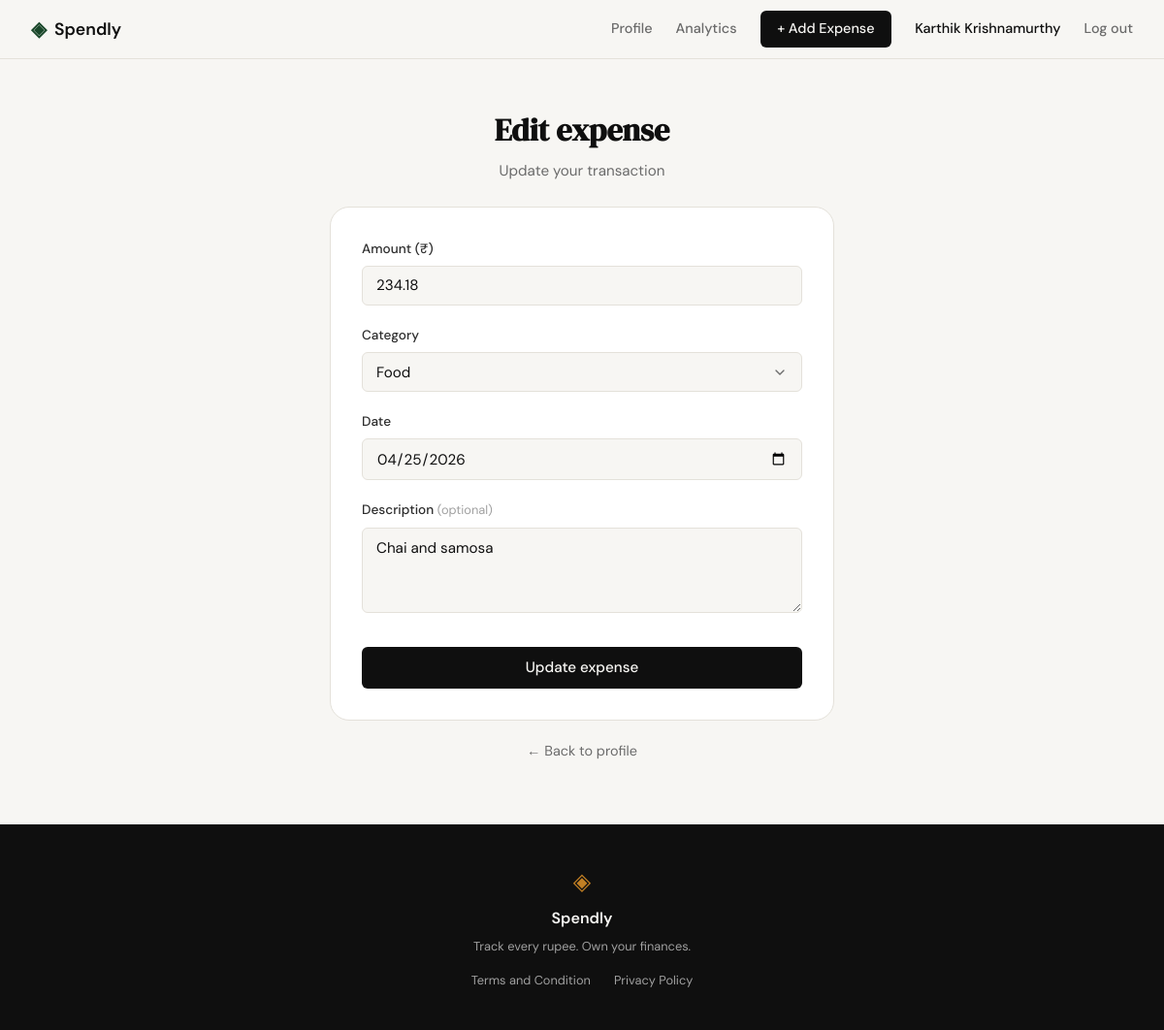
The app's page /expenses/17/edit (signed in) with its own data.
### tables this page shows
CREATE TABLE expenses (
            id          INTEGER PRIMARY KEY AUTOINCREMENT,
            user_id     INTEGER NOT NULL REFERENCES users(id),
            amount      REAL    NOT NULL,
            category    TEXT    NOT NULL,
            date        TEXT    NOT NULL,
            description TEXT,
            created_at  TEXT    DEFAULT (datetime('now'))
        );

### app.py (the view, shortened to what this page needs)
@app.route("/expenses/<int:id>/edit", methods=["GET", "POST"])
def edit_expense(id):
    if not session.get("user_id"):
        return redirect(url_for("login"))
    expense = get_expense_by_id(id)
    if expense is None:
        abort(404)
    if expense["user_id"] != session["user_id"]:
        abort(403)
    if request.method == "GET":
        return render_template("edit_expense.html",
            categories=EXPENSE_CATEGORIES,
            expense=expense,
            f_amount=expense["amount"],
            f_category=expense["category"],
            f_date=expense["date"],
            f_description=expense["description"] or "",
        )

### database/db.py (called while the page is built)
def get_db():
    conn = sqlite3.connect(DB_PATH)
    conn.row_factory = sqlite3.Row
    conn.execute("PRAGMA foreign_keys = ON")
    return conn

def get_expense_by_id(expense_id):
    conn = get_db()
    row = conn.execute(
        "SELECT * FROM expenses WHERE id = ?", (expense_id,)
    ).fetchone()
    conn.close()
    return dict(row) if row else None

### templates/edit_expense.html (shortened to what this page needs)
{% extends "base.html" %}
{% block head %}
<link rel="stylesheet" href="{{ url_for('static', filename='css/edit_expense.css') }}">
{% endblock %}
{% block content %}
<section class="edit-expense-section">
    <div class="edit-expense-container">
        <div class="edit-expense-header">
            <h1 class="edit-expense-title">Edit expense</h1>
            <p class="edit-expense-subtitle">Update your transaction</p>
        </div>
        <div class="edit-expense-card">
            <form method="POST" action="{{ url_for('edit_expense', id=expense.id) }}">
                <div class="form-group">
                    <label for="amount">Amount (₹)</label>
                    <input type="number" id="amount" name="amount"
                           class="form-input" placeholder="0.00"
                           step="0.01" min="0.01"
                           value="{{ f_amount or '' }}"
                           required autofocus>
                </div>
                <div class="form-group">
                    <label for="category">Category</label>
                    <select id="category" name="category" class="form-input form-select" required>
                        {% for cat in categories %}
                        <option value="{{ cat }}" {% if f_category == cat %}selected{% endif %}>{{ cat }}</option>
                        {% endfor %}
                    </select>
                </div>
                <div class="form-group">
                    <label for="date">Date</label>
                    <input type="date" id="date" name="date"
                           class="form-input"
                           value="{{ f_date or '' }}"
                           required>
                </div>
                <div class="form-group">
                    <label for="description">Description <span class="optional-label">(optional)</span></label>
                    <textarea id="description" name="description"
                              class="form-input form-textarea"
                              placeholder="What was this for?">{{ f_description or '' }}</textarea>
                </div>
                <button type="submit" class="btn-submit">Update expense</button>
            </form>
        </div>
        <p class="edit-expense-cancel">
            <a href="{{ url_for('profile') }}">← Back to profile</a>
        </p>
    </div>
</section>
{% endblock %}

### static/css/style.css (style rules this page uses)
:root { --ink: #0f0f0f; --ink-soft: #2d2d2d; --ink-muted: #6b6b6b; --ink-faint: #a0a0a0; --paper: #f7f6f3; --paper-warm: #f0ede6; --paper-card: #ffffff; --accent: #1a472a; --accent-light: #e8f0eb; --accent-2: #c17f24; --accent-2-light: #fdf3e3; --danger: #c0392b; --danger-light: #fdecea; --border: #e4e1da; --border-soft: #eeebe4; --font-display: 'DM Serif Display', Georgia, serif; --font-body: 'DM Sans', system-ui, sans-serif; --max-width: 1200px; --auth-width: 440px; --radius-sm: 6px; --radius-md: 12px; --radius-lg: 20px; }
*, *::before, *::after { box-sizing: border-box; margin: 0; padding: 0; }
html { font-size: 16px; scroll-behavior: smooth; }
body { background: var(--paper); color: var(--ink); font-family: var(--font-body); font-size: 1rem; line-height: 1.6; -webkit-font-smoothing: antialiased; }
a { color: inherit; text-decoration: none; }
.form-group { margin-bottom: 1.25rem; }
.form-group label { display: block; font-size: 0.85rem; font-weight: 500; color: var(--ink-soft); margin-bottom: 0.4rem; }
.form-input { width: 100%; padding: 0.6rem 0.875rem; border: 1px solid var(--border); border-radius: var(--radius-sm); font-family: var(--font-body); font-size: 0.95rem; color: var(--ink); background: var(--paper); outline: none; transition: border-color 0.2s; }
.form-input::placeholder { color: var(--ink-faint); }
.btn-submit { width: 100%; padding: 0.7rem; background: var(--ink); color: var(--paper); border: none; border-radius: var(--radius-sm); font-family: var(--font-body); font-size: 0.95rem; font-weight: 500; cursor: pointer; transition: background 0.2s; margin-top: 0.5rem; }

### static/css/edit_expense.css (style rules this page uses)
.edit-expense-section { min-height: calc(100vh - 120px); display: flex; align-items: flex-start; justify-content: center; padding: 3rem 1rem 4rem; background: var(--paper); }
.edit-expense-container { width: 100%; max-width: 520px; }
.edit-expense-header { text-align: center; margin-bottom: 1.5rem; }
.edit-expense-title { font-family: var(--font-display); font-size: 2rem; color: var(--ink); margin: 0 0 0.25rem; }
.edit-expense-subtitle { font-size: 0.95rem; color: var(--ink-muted); margin: 0; }
.edit-expense-card { background: var(--paper-card); border: 1px solid var(--border); border-radius: var(--radius-lg); padding: 2rem; }
.form-select { appearance: none; background-repeat: no-repeat; background-position: right 0.85rem center; padding-right: 2.5rem; cursor: pointer; }
.form-textarea { resize: vertical; min-height: 88px; line-height: 1.5; }
.optional-label { font-size: 0.8rem; color: var(--ink-faint); font-weight: 400; }
.edit-expense-cancel { text-align: center; margin-top: 1.25rem; font-size: 0.9rem; }
.edit-expense-cancel a { color: var(--ink-muted); text-decoration: none; }

### records on screen
expenses: amount "234.18", category "Food", date "04/25/2026", description "Chai and samosa"

### other values on screen
{{ session.user_name }} "Karthik Krishnamurthy"
